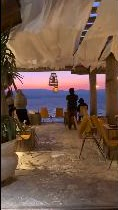
#> input picture library/covers/7615414174903209638.jpg, 118 x 210 px; its folder holds 4 pictures in this run
$ python dupes.py ../../library/covers/7615414174903209638.jpg
#> lines starting #> are read from the running program, lines starting #| are printed output that depends on the picture
# Perceptual-hash every cover; find near-duplicate footage between papercheques and the network.
import os, sys, glob
from PIL import Image
S = sys.argv[1]
def dhash(path, n=16):
#> called with path = 'library/covers/7615414174903209638.jpg', n = 16
    im = Image.open(path).convert('L').resize((n + 1, n), Image.LANCZOS)
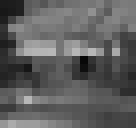
#> im: PIL image 17x16 L (shown 8 times larger); min 8, max 183, mean 94.5
    px = list(im.getdata()); bits = 0
#> after `px = list(im.getdata())`: px = 272 values, max 183 at index 108, min 8 at index 129, mean 94.47
    for r in range(n):
        for c in range(n):
            bits = (bits << 1) | (px[r * (n + 1) + c] > px[r * (n + 1) + c + 1])
#> after the loop, bits = 4595573394827523910425866183169614202928014155575305065008258880573873418235
    return bits
H = {}
for p in glob.glob(f'{S}/covers/*.jpg'):
    try: H[os.path.basename(p)[:-4]] = dhash(p)
    except Exception: pass
#> pass 2 of the loop `for p in glob.glob(f'{S}/covers/*.jpg'):`:
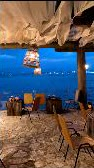
#> input picture library/covers/7623027640902984895.jpg, 94 x 168 px
#> in dhash (call 2), `im = Image.open(path).convert('L').resize((n + 1, n), Image.LANCZOS)`:
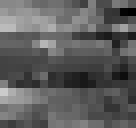
#> im: PIL image 17x16 L (shown 8 times larger); min 0, max 203, mean 93.2
#> px = 272 values, max 203 at index 187, min 0 at index 33, mean 93.24
#> after the loop in dhash (call 2), `for r in range(n):`: bits = 27060337742333915062662652901048338544842866214290651940286501811170260130105
#> pass 3 of the loop `for p in glob.glob(f'{S}/covers/*.jpg'):`:
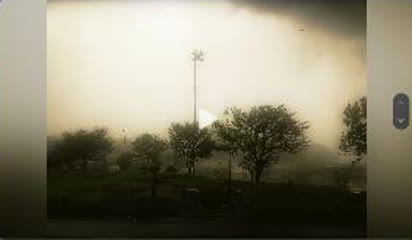
#> input picture library/covers/7665646173835865585.jpg, 412 x 240 px
#> in dhash (call 3), `im = Image.open(path).convert('L').resize((n + 1, n), Image.LANCZOS)`:
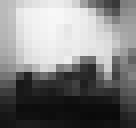
#> im: PIL image 17x16 L (shown 8 times larger); min 10, max 248, mean 127.3
#> px = 272 values, max 248 at index 23, min 10 at index 249, mean 127.3
#> after the loop in dhash (call 3), `for r in range(n):`: bits = 1802211505428537206699125626926884041786613901875304038942830052311302413764
#> the loop made 4 passes; the first 3 are shown
mine = {k: v for k, v in H.items() if k.startswith('papercheques_')}
#> mine = 0 items
net = {k: v for k, v in H.items() if not k.startswith('papercheques_')}
#> net = 4 items
ham = lambda a, b: bin(a ^ b).count('1')
# calibration: distance distribution between unrelated network covers
import random; random.seed(0)
ks = list(net); rnd = sorted(ham(net[random.choice(ks)], net[random.choice(ks)]) for _ in range(3000))
#> after `ks = list(net)`: ks = ['7615414174903209638', '7623027640902984895', '7665646173835865585', '7667194603417905855']
#> after `rnd = sorted((ham(net[random.choice(ks)], net[random.choice(ks)]) for `: rnd = 3000 values from 0 to 134
print('random pairs (256-bit dHash): 1st pct', rnd[30], '5th pct', rnd[150], 'median', rnd[1500])
#| random pairs (256-bit dHash): 1st pct 0 5th pct 0 median 120
# within-network cross-account near-dupes
sp = {k: v for k, v in net.items() if k.startswith('someplace')}; el = {k: v for k, v in net.items() if k.startswith('elsewhere')}
#> after `sp = {k: v for k, v in net.items() if k.startswith('someplace')}`: sp = 0 items
#> after `el = {k: v for k, v in net.items() if k.startswith('elsewhere')}`: el = 0 items
cross = sum(1 for a in sp.values() if min(ham(a, b) for b in el.values()) <= 40)
#> cross = 0
print(f'someplace505 covers with a near-match (<=40 bits) on elsewhere557: {cross}/{len(sp)}')
#| someplace505 covers with a near-match (<=40 bits) on elsewhere557: 0/0
res = []
for k, v in mine.items():
    best = min(net.items(), key=lambda kv: ham(v, kv[1]))
    res.append((ham(v, best[1]), k.split('_', 1)[1], best[0]))
#> this loop made 0 passes
#> after the loop, res = []
res.sort()
for d, mid, other in res:
    print(f'{d:>4} bits  papercheques {mid}  closest: {other}')
